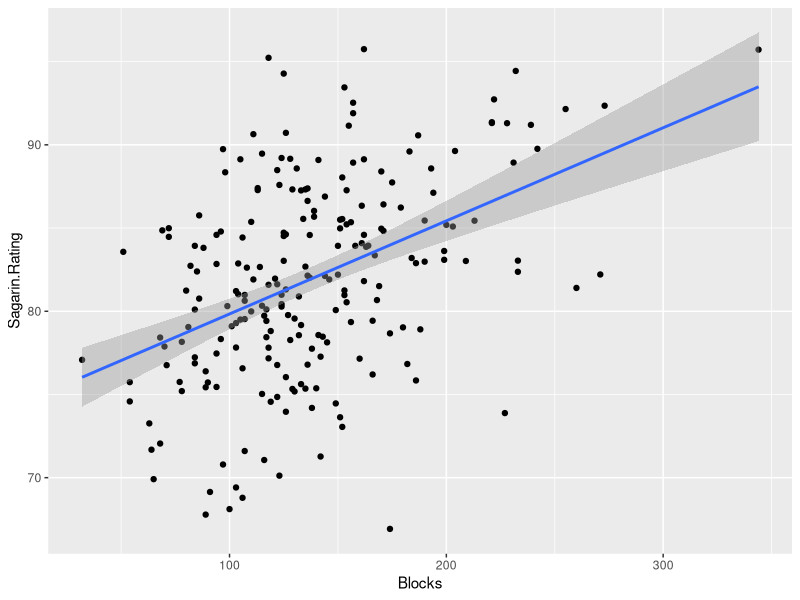
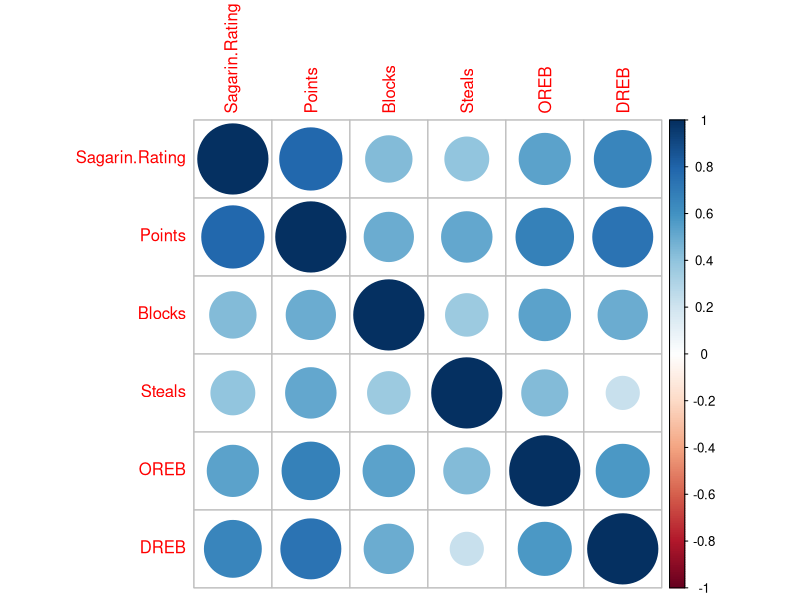

Source code (R) for these figures, in order:
library(ggplot2)
bball <- read.csv("Basketball.csv")
model1 <- lm(Sagarin.Rating ~ Blocks, data = bball)
summary(model1)

#make predictions using linear model
#using model, make a prediction for blocks = 100
predict.lm(model1, data.frame(Blocks = 100), interval = "confidence")

ggplot(bball, aes(Blocks, Sagarin.Rating)) + geom_point() + geom_smooth(method = "lm")

# make ugly output from model look nicer
library(broom)
library(knitr)
kable(tidy(model1))

#make correlation matrix plots
library(corrplot)
library(tidyverse)
bball2 <- bball %>% select(Sagarin.Rating, Points, Blocks, Steals, OREB, DREB)
  
# shows the correlations 
corrplot(cor(bball2))

model2 <- lm(Sagarin.Rating ~ Blocks, data = bball)
bball.model <- bball %>% 
  group_by(Year, Conference) %>%
  do(model.output = lm(Sagarin.Rating ~ Blocks, data = .))
  
# period says take everything before the pipe operator and stick it there
# do() like summarize()


# libear models for each year and each conference
bball.model %>%
  summarize(r.sq.values = summary(model.output)$r.squared)

bball %>%
  mutate(FTPercent = FTM/FTA)

multiple.model <- lm(Sagarin.Rating ~ Blocks + Steals + OREB, data = bball)
  
summary(multiple.model)
  

## find a variable that will help make your team better

  
  
  
  


